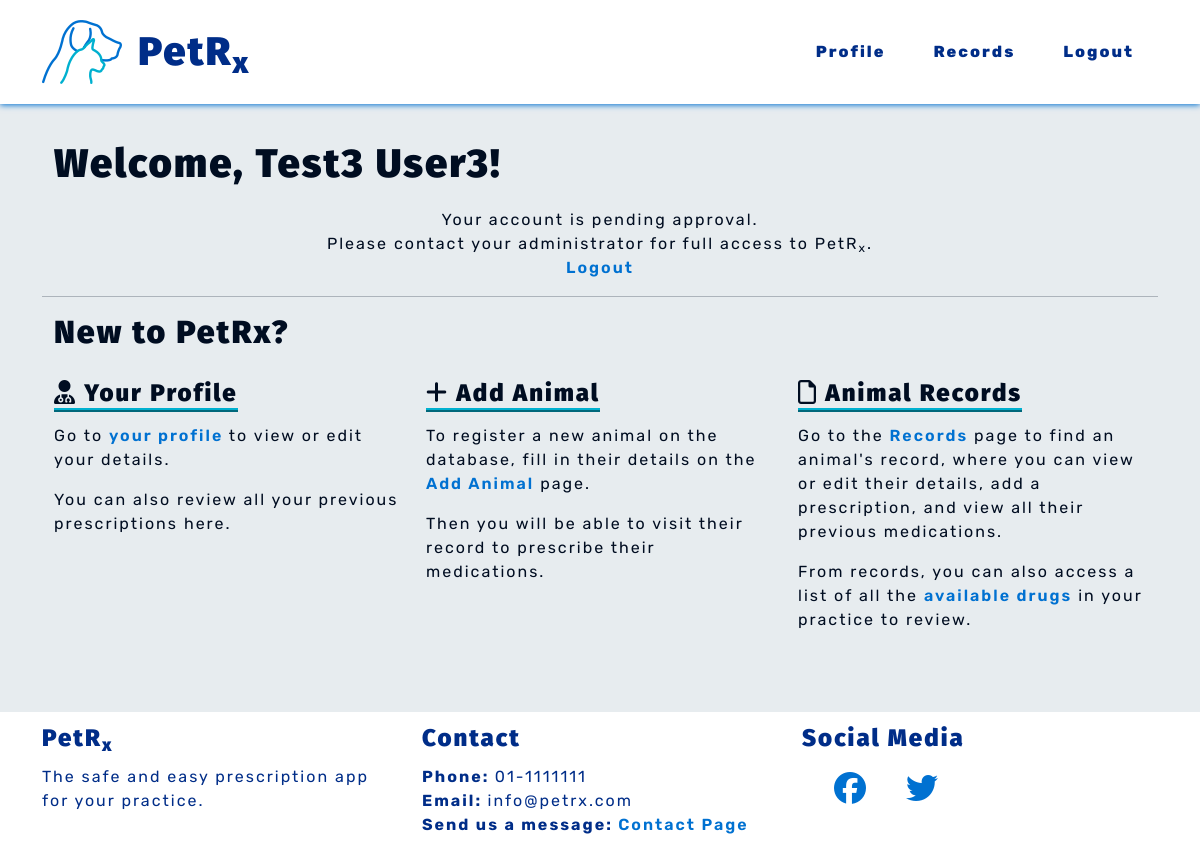
Before: / (signed in) with the older database file.
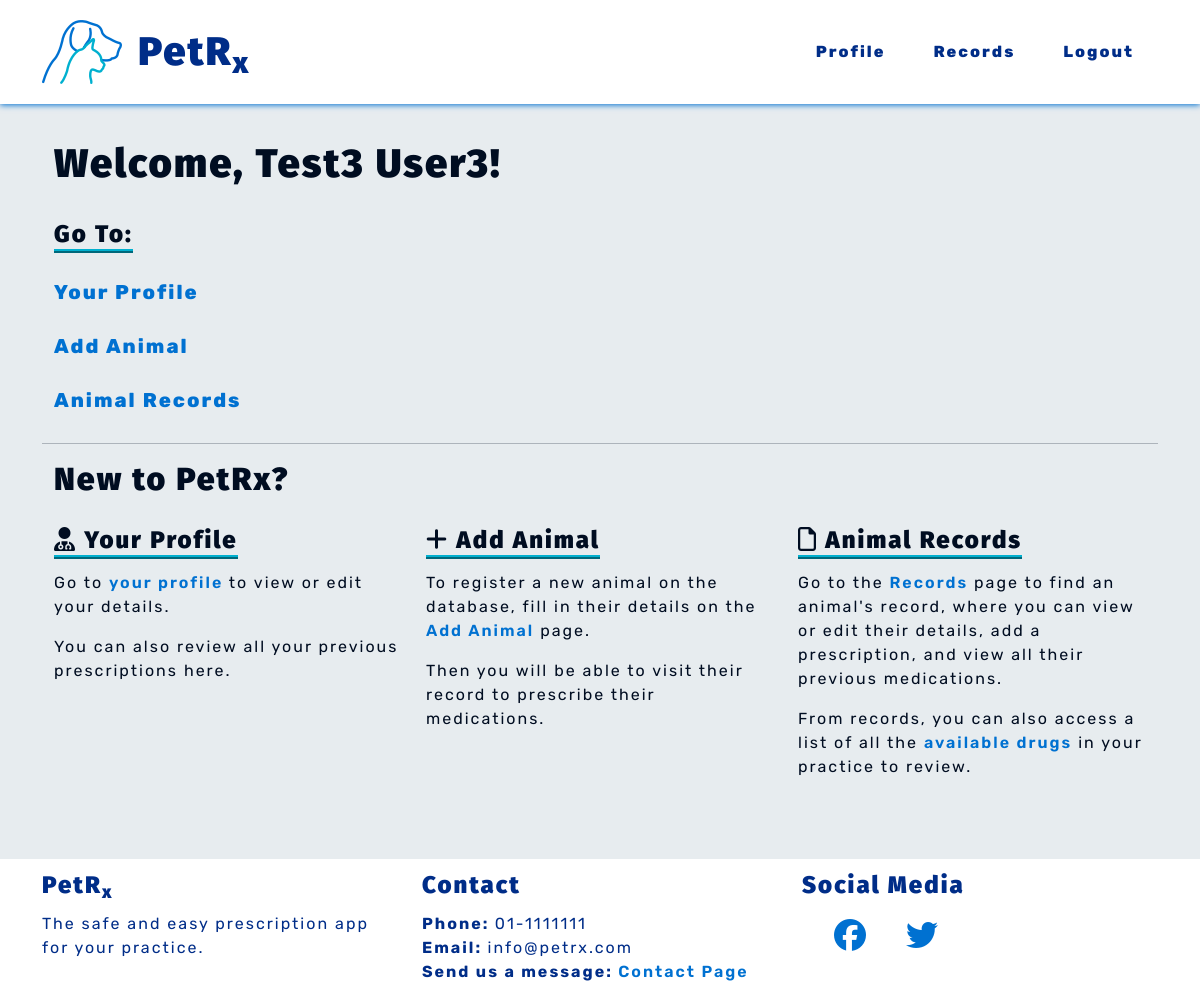
After: the same page with the newer database file.
### vetprofiles/models.py (models this page shows, shortened)
class Vet(AbstractBaseUser):
    email = models.EmailField(verbose_name="email", max_length=80, unique=True)
    first_name = models.CharField(max_length=30, blank=False)
    last_name = models.CharField(max_length=30, blank=False)
    last_login = models.DateTimeField(verbose_name='last login', auto_now=True)
    is_admin = models.BooleanField(default=False)
    is_active = models.BooleanField(default=False)
    is_staff = models.BooleanField(default=False)
    is_superuser = models.BooleanField(default=False)
    USERNAME_FIELD = 'email'
    REQUIRED_FIELDS = ['first_name', 'last_name', ]
    objects = AccountsManager()

### vetprofiles/views.py (the view)
# urls.py: path('', views.index, name='index'),
def index(request):
    return render(request, 'index.html')

### templates/index.html (shortened to what this page needs)
{% extends 'base.html' %}
{% block content %}
{% load static %}
{% if user.is_authenticated %}
<section class="container-md">
    <div class="align-middle">
        <h1>Welcome, {{ user.first_name }} {{ user.last_name }}!</h1>
        {% if user.is_active %}
        <h4 class="subheadings">Go To:</h4>
        <ul>
            <li class="list-space">
                <a class="pet-links bg-links" href="{% url 'vetprofiles:profile' %}"
                    aria-label="Go to your profile">Your Profile</a>
            </li>
            <li class="list-space">
                <a class="pet-links bg-links" href="{% url 'records:add_animal' %}" aria-label="Go to new animal">Add
                    Animal</a>
            </li>
            <li class="list-space">
                <a class="pet-links bg-links" href="{% url 'records:records' %}"
                    aria-label="Go to animal records">Animal Records</a>
            </li>
        </ul>
        {% elif not user.is_active %}
        <p class="text-center">Your account is pending approval.
        <br>Please contact your administrator for full access to PetR<sub>x</sub>.
        <br><a class="pet-links" href="{% url 'vetprofiles:logout' %}">Logout</a>
        </p>
        {% endif %}
    </div>
</section>
<hr>
<section class="container-md">
    <div class="row">
        <h2>New to PetRx?</h2>
        <div class="col-lg-4">
            <h4 class="subheadings"><i class="fa fa-user-doctor"></i> Your Profile</h4>
            <p>Go to <a class="pet-links" href="{% url 'vetprofiles:profile' %}">your profile</a> to view or edit your
                details.</p>
            <p>You can also review all your previous prescriptions here.</p>
        </div>
        <div class="col-lg-4">
            <h4 class="subheadings"><i class="fa fa-plus"></i> Add Animal</h4>
            <p>To register a new animal on the database, fill in their details on the <a class="pet-links"
                    href="{% url 'records:add_animal' %}">Add Animal</a> page.</p>
            <p>Then you will be able to visit their record to prescribe their medications.</p>
        </div>
        <div class="col-lg-4">
            <h4 class="subheadings"><i class="fa-regular fa-file"></i> Animal Records</h4>
            <p>Go to the <a class="pet-links" href="{% url 'records:records' %}">Records</a> page to find an animal's
                record, where you can view or edit their details, add a prescription, and view all their previous
                medications.</p>
            <p>From records, you can also access a list of all the <a class="pet-links"
                    href="{% url 'prescriptions:drugs' %}">available drugs</a> in your practice to review.</p>
        </div>
    </div>
</section>
{% endif %}
{% endblock %}

### templates/base.html (shortened to what this page needs)
{% load static %}
<!DOCTYPE html>
<html lang="en">
<head>
    <link href="https://cdn.jsdelivr.net/npm/bootstrap@5.0.2/dist/css/bootstrap.min.css" rel="stylesheet"
>
    <link rel="stylesheet" type="text/css" href="{% static 'css/style.css' %}">
</head>
<body class="d-flex flex-column h-100">
    {% include 'nav/header.html' %}
    <div class="container-md bottom-space">
        {% block content %}{% endblock content %}
    </div>
    {% include 'nav/footer.html' %}
</body>
</html>

### templates/nav/header.html (shortened to what this page needs)
{% load static %}
<header>
  <nav id="navbar" class="navbar navbar-expand-lg blue-text">
    <div class="container-sm">
      <a class="navbar-brand" href="{% url 'vetprofiles:index' %}" aria-label="Go to home page"><img
          src="{% static 'images/petrxlogo.png' %}" alt="PetRx Logo"></a>
      <h1 class="nav-title">PetR<sub>x</sub></h1>
      <div class="collapse navbar-collapse" id="navbarSupportedContent">
        <ul class="navbar-nav ms-auto mb-2 mb-lg-0">
          {% if user.is_authenticated %}
          <li class="nav-item">
            <a class="navbar-links" href="{% url 'vetprofiles:profile' %}" aria-label="Go to your profile">Profile</a>
          </li>
          <li class="nav-item">
            <a class="navbar-links" href="{% url 'records:records' %}" aria-label="Go to records page">Records</a>
          </li>
          <li class="nav-item">
            <a class="navbar-links" href="{% url 'vetprofiles:logout' %}" aria-label="Logout">Logout</a>
          </li>
          {% endif %}
        </ul>
      </div>
    </div>
  </nav>
</header>

### templates/nav/footer.html
<footer class="footer mt-auto">
    <div class="container-md">
        <div class="row">
            <div class="col-md-4">
                <h4>PetR<sub>x</sub></h4>
                <p>The safe and easy prescription app for your practice.</p>
            </div>
            <div class="col-md-4">
                <h4>Contact</h4>
                <p><b>Phone: </b> 01-1111111
                    <br>
                    <b>Email: </b> info@petrx.com
                    <br>
                    <b>Send us a message: </b><a class="pet-links" href="{% url 'vetprofiles:contact' %}"
                        aria-label="Go to contact page">
                        Contact Page</a>
                </p>
            </div>
            <div class="col-md-4">
                <h4>Social Media</h4>
                <a class="pet-links footer-socials" href="https://facebook.com" target="_blank" rel="noopener"
                    aria-label="Find us on Facebook (opens in new tab)"><i class="fa-brands fa-facebook"></i></a>
                <a class="pet-links footer-socials" href="https://twitter.com" target="_blank" rel="noopener"
                    aria-label="Find us on Twitter (opens in new tab)"><i class="fa-brands fa-twitter"></i></a>
            </div>
        </div>
    </div>
</footer>

### static/css/style.css (style rules this page uses)
:root { --site-white: #e7ecef; --site-black: #000d21; --site-dark-blue: #002d88; --site-light-blue: #0071d1; --site-turquoise: #00b0cf; }
html { height: 100%; }
body { font-family: "Rubik", sans-serif; color: var(--site-black); font-size: 1rem; letter-spacing: 2px; background: var(--site-white); }
h1, h2, h3, h4 { font-family: "Fira Sans", "Rubik", sans-serif; font-weight: 900; margin-top: 0.5em; margin-bottom: 0.5em; }
.blue-text { color: var(--site-dark-blue); }
.subheadings { display: inline-block; border-bottom: 4px ridge var(--site-turquoise); }
hr { color: var(--site-black); }
ul { padding: 0; }
li { list-style: none; }
a { text-decoration: none; }
.navbar-links { cursor: pointer; display: block; padding: 0.25rem 0.5rem; color: var(--site-dark-blue); font-weight: 800; margin: 1em; transition: color .8s linear, box-shadow 1s linear; }
.pet-links { cursor: pointer; color: var(--site-light-blue); font-weight: 600; transition: color .5s linear; }
.bg-links { font-size: 1.25em; font-weight: 800; }
.list-space { padding: 0.75em 0; }
.bottom-space { padding-bottom: 4em; }
#navbar { margin-bottom: 1em; background-color: #fff; color: var(--site-dark-blue); box-shadow: 0 1px 6px 0 var(--site-light-blue); }
footer { background-color: white; color: var(--site-dark-blue); }
.footer-socials { font-size: 2em; padding-left: 1em; }

Changed rows visible on the page:
changed Vet "Test3": is_active False → True (drawn)
Other visible differences:
text no longer shown: "Your account is pending approval. Please contact your administrator for full access to PetR x . Logout"
text now shown: "Go To: Your Profile Add Animal Animal Records"
